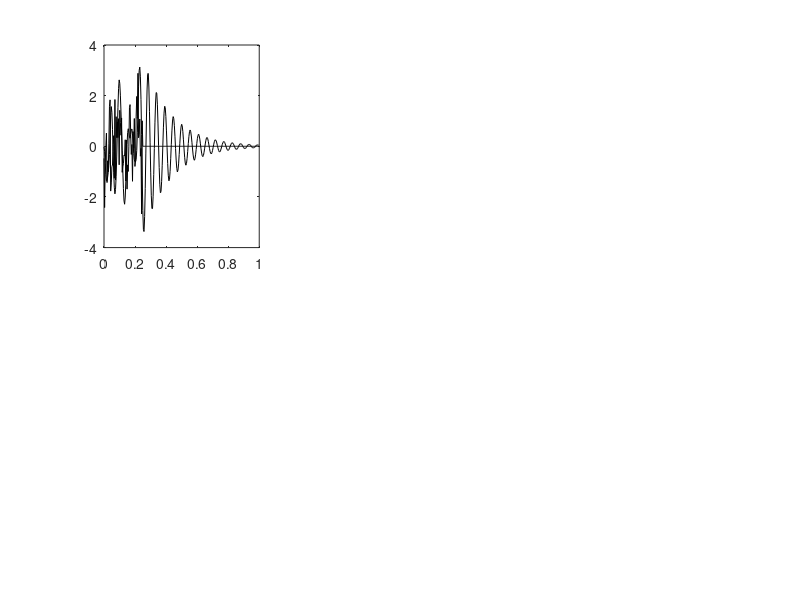

Write MATLAB code to recreate this figure. (Note: this script raises an error after producing the figure.)
% Chapter 3 Exercise 41
% FRF-measurements using a burst excitation
%
% Copyright: 
% Johan Schoukens, Rik Pintelon, and Yves Rolain 
% Vrije Universiteit Brussels, Pleinlaan 2, 1050 Brussels, Belgium
%
% 25 November 2010

clear all

% define the input variables
N=256                           % Number of data points in the measurement
NBurstAll=256-[64*3 64*2 64];   % different burst lengths
fs=N                            % sampling frequency s.t. 1 period = 1 s
Ampl=1                          % RMS-value of the burst

[b,a]=cheby1(2,20,0.2);         % test system with high resonance
b=b*10;                         %                increased gain

t=[0:N-1]/fs;                   % time vector 
Lines=[1:N/2];                  % select the lines to be plotted
f=[Lines-1]'/N*fs;              % frequency vector
G0=freqz(b,a,f*2*pi/fs);        % exact FRF




for k=length(NBurstAll):-1:1       % loop over the burst lengths
       
% generate excitation signal
    u(:,k)=zeros(N,1);
    u(1:NBurstAll(k),k)=randn(NBurstAll(k),1)*Ampl;   % white noise excitation
    
% system response    
    y(:,k)=filter(b,a,u(:,k));                 % response of the system

Y=fft(y(:,k))/sqrt(N);           % spectral analysis
U=fft(u(:,k))/sqrt(N);

G(:,k)=Y(Lines)./U(Lines);                     % FRF

end


% plot the reuslts 
%        upper row: the time signals
%        lower row: the FRF and the errors

FigNum=9;
figure(FigNum)
clf

subplot(2,3,1)
plot(t,u(:,1),'k',t,y(:,1),'k')
DG_SetTraceTint(30,2,FigNum,1)
DG_SetTraceWidth(2,'*',FigNum,1)
DG_SetFontSize(12)

subplot(2,3,4)
plot(f,db(G(:,1)),'k',f,db(G0),'k',f,db(G(:,1)-G0),'.k')
ylabel('Amplitude (dB)')
axis([0 60 -40 20])
DG_SetTraceTint(30,1,FigNum,2)
DG_SetTraceWidth(2,'*',FigNum,2)
DG_SetFontSize(12)

subplot(2,3,2)
plot(t,u(:,2),'k',t,y(:,2),'k')
xlabel('Time (s)')
title('Input/Output')
DG_SetTraceTint(30,2,FigNum,3)
DG_SetTraceWidth(2,'*',FigNum,3)
DG_SetFontSize(12)

subplot(2,3,5)
plot(f,db(G(:,2)),'k',f,db(G0),'k',f,db(G(:,2)-G0),'.k')
axis([0 60 -40 20])
title('FRF')
DG_SetTraceTint(30,1,FigNum,4)
DG_SetTraceWidth(2,'*',FigNum,4)
xlabel('Frequency (Hz)')
DG_SetFontSize(12)

subplot(2,3,3)
plot(t,u(:,3),'k',t,y(:,3),'k')
DG_SetTraceTint(30,2,FigNum,5)
DG_SetTraceWidth(2,'*',FigNum,5)
DG_SetFontSize(12)

subplot(2,3,6)
plot(f,db(G(:,3)),'k',f,db(G0),'k',f,db(G(:,3)-G0),'.k')
axis([0 60 -40 20])

DG_SetTraceTint(30,1,FigNum,6)
DG_SetTraceWidth(2,'*',FigNum,6)

DG_SetFontSize(12)

% Export the plot
% DG_Init4PDF(gcf, 4.5);        % fixing the size, half standard height
% DG_MakePDF('FigExcitation309.pdf', gcf);  
  
  
  
